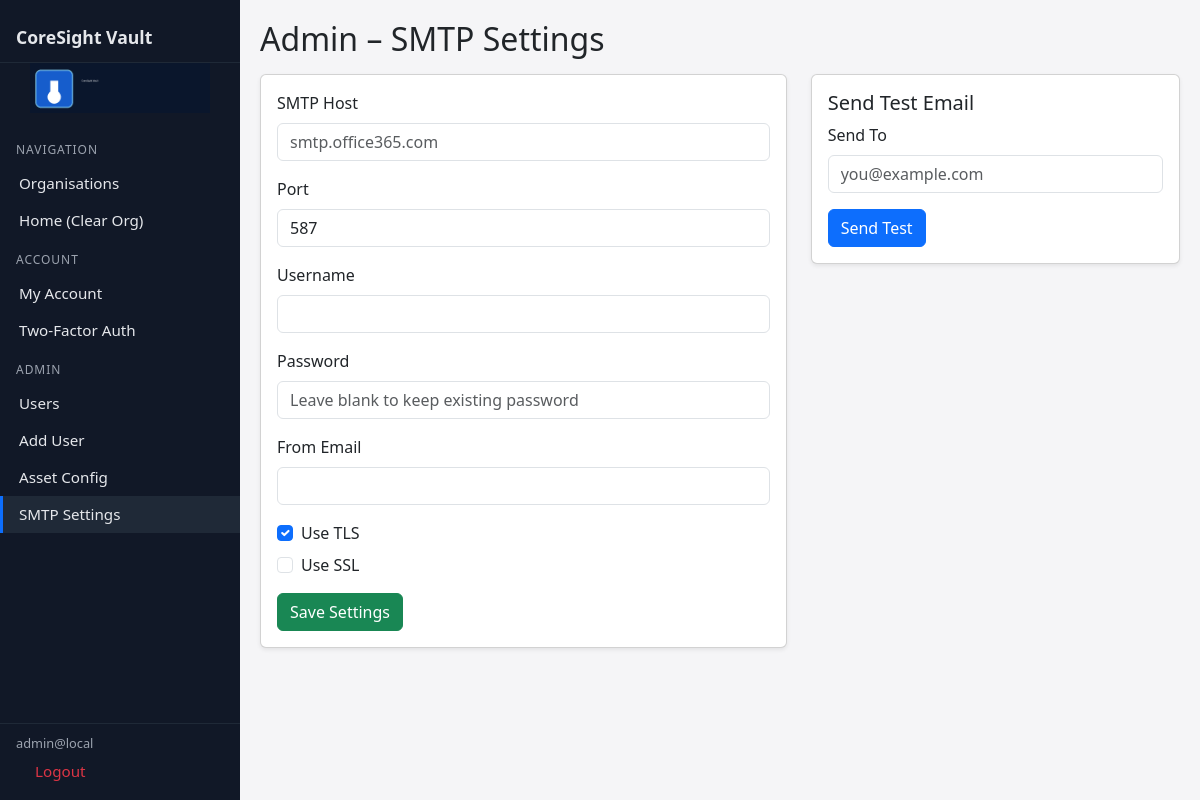
Page /admin/smtp (signed in) on the committed database.
### app.py (models this page shows, shortened)
class User(db.Model, UserMixin):
    id = db.Column(db.Integer, primary_key=True)
    email = db.Column(db.String(320), unique=True, nullable=False, index=True)
    password_hash = db.Column(db.String(255), nullable=False)
    is_admin = db.Column(db.Boolean, default=False)
    is_super_admin = db.Column(db.Boolean, default=False, nullable=False)
    is_totp_enabled = db.Column(db.Boolean, default=False)
    totp_secret = db.Column(db.String(64), nullable=True)
    failed_logins = db.Column(db.Integer, default=0)
    locked_until = db.Column(db.DateTime, nullable=True)
    must_change_password = db.Column(db.Boolean, default=False)
    last_login_at = db.Column(db.DateTime, nullable=True)

class SMTPSettings(db.Model):
    id = db.Column(db.Integer, primary_key=True)
    host = db.Column(db.String(255), nullable=True)
    port = db.Column(db.Integer, default=587)
    username = db.Column(db.String(255), nullable=True)
    password = db.Column(db.String(255), nullable=True)
    from_email = db.Column(db.String(255), nullable=True)
    use_tls = db.Column(db.Boolean, default=True)
    use_ssl = db.Column(db.Boolean, default=False)

### app.py (the view, shortened to what this page needs)
@app.route("/admin/smtp", methods=["GET", "POST"])
@login_required
def admin_smtp():
    super_admin_only()
    settings = get_smtp_settings()
    return render_template("admin_smtp.html", settings=settings)

### app.py (called while the page is built)
@login_manager.user_loader
def load_user(user_id):
    return db.session.get(User, int(user_id))

def active_org():
    org_id = session.get("active_org_id")
    return db.session.get(Organization, org_id) if org_id else None

@app.context_processor
def inject_globals():
    return {"active_org": active_org()}

def super_admin_only():
    if not current_user.is_authenticated or not current_user.is_super_admin:
        abort(403)

def get_smtp_settings():
    s = SMTPSettings.query.first()
    if not s:
        s = SMTPSettings()
        db.session.add(s)
        db.session.commit()
    return s

### templates/admin_smtp.html
{% extends "base.html" %}{% block content %}<h2 class="mb-3">Admin – SMTP Settings</h2><div class="row g-4"><div class="col-lg-7"><div class="card shadow-sm p-3"><form method="post"><input type="hidden" name="action" value="save"><div class="mb-3"><label class="form-label">SMTP Host</label><input class="form-control" name="host" value="{{ settings.host or '' }}" placeholder="smtp.office365.com"></div><div class="mb-3"><label class="form-label">Port</label><input class="form-control" type="number" name="port" value="{{ settings.port or 587 }}"></div><div class="mb-3"><label class="form-label">Username</label><input class="form-control" name="username" value="{{ settings.username or '' }}"></div><div class="mb-3"><label class="form-label">Password</label><input class="form-control" type="password" name="password" placeholder="Leave blank to keep existing password"></div><div class="mb-3"><label class="form-label">From Email</label><input class="form-control" type="email" name="from_email" value="{{ settings.from_email or '' }}"></div><div class="form-check mb-2"><input class="form-check-input" type="checkbox" name="use_tls" id="use_tls" {% if settings.use_tls %}checked{% endif %}><label class="form-check-label" for="use_tls">Use TLS</label></div><div class="form-check mb-3"><input class="form-check-input" type="checkbox" name="use_ssl" id="use_ssl" {% if settings.use_ssl %}checked{% endif %}><label class="form-check-label" for="use_ssl">Use SSL</label></div><button class="btn btn-success">Save Settings</button></form></div></div><div class="col-lg-5"><div class="card shadow-sm p-3"><h5>Send Test Email</h5><form method="post"><input type="hidden" name="action" value="test"><div class="mb-3"><label class="form-label">Send To</label><input class="form-control" type="email" name="test_to" placeholder="you@example.com"></div><button class="btn btn-primary">Send Test</button></form></div></div></div>{% endblock %}

### templates/base.html (shortened to what this page needs)
<!doctype html>
<html lang="en">
<head>
  <link href="https://cdn.jsdelivr.net/npm/bootstrap@5.3.3/dist/css/bootstrap.min.css" rel="stylesheet">
</head>
<body>
  <div class="layout-wrapper">
    <aside id="sidebar" class="sidebar d-md-block d-md-flex flex-column">
      <div class="brand d-none d-md-block">CoreSight Vault</div>
      {% if current_user.is_authenticated %}
        <div class="text-center mb-3">
          <img src="{{ url_for('static', filename='img/coresight_logo.png') }}" style="max-width:180px;">
        </div>
        <div class="sidebar-section-title">Navigation</div>
        <a href="{{ url_for('orgs') }}" class="{% if request.endpoint == 'orgs' %}active{% endif %}">Organisations</a>
        <a href="{{ url_for('home_reset') }}" class="{% if request.endpoint == 'home_reset' %}active{% endif %}">Home (Clear Org)</a>
        <div class="sidebar-section-title">Account</div>
        <a href="{{ url_for('account') }}" class="{% if request.endpoint == 'account' %}active{% endif %}">My Account</a>
        <a href="{{ url_for('setup_2fa') }}" class="{% if request.endpoint == 'setup_2fa' %}active{% endif %}">Two-Factor Auth</a>
        {% if current_user.is_super_admin %}
          <div class="sidebar-section-title">Admin</div>
          <a href="{{ url_for('admin_users') }}" class="{% if request.endpoint == 'admin_users' %}active{% endif %}">Users</a>
          <a href="{{ url_for('admin_users_new') }}" class="{% if request.endpoint == 'admin_users_new' %}active{% endif %}">Add User</a>
          <a href="{{ url_for('admin_assets_config') }}" class="{% if request.endpoint == 'admin_assets_config' %}active{% endif %}">Asset Config</a>
          <a href="{{ url_for('admin_smtp') }}" class="{% if request.endpoint == 'admin_smtp' %}active{% endif %}">SMTP Settings</a>
        {% endif %}
        <div class="sidebar-footer d-none d-md-block">
          <div class="text-truncate">{{ current_user.email }}</div>
          <a href="{{ url_for('logout') }}" class="text-decoration-none text-danger">Logout</a>
        </div>
      {% endif %}
    </aside>
    <main class="main-content">
      {% block content %}{% endblock %}
    </main>
  </div>
</body>
</html>

### templates/base.html (style rules this page uses)
:root { --sb-bg:#111827; --sb-border:#1f2937; --sb-text:#e5e7eb; --sb-muted:#9ca3af; }
body { margin:0; font-family: system-ui, -apple-system, Segoe UI, Roboto, Arial, sans-serif; background:#f5f5f7; }
.layout-wrapper { display:flex; min-height:100vh; }
.sidebar { width:240px; background:var(--sb-bg); color:var(--sb-text); padding-top:.75rem; position:fixed; inset:0 auto 0 0; z-index:1030; }
.brand { font-weight:600; font-size:1.1rem; padding:.75rem 1rem; border-bottom:1px solid var(--sb-border); }
.sidebar a { color:var(--sb-text); text-decoration:none; display:block; padding:.45rem 1rem; font-size:.95rem; border-left:3px solid transparent; }
.sidebar a.active { background:#1f2937; border-left-color:#0d6efd; }
.sidebar .sidebar-section-title { font-size:.75rem; text-transform:uppercase; letter-spacing:.08em; color:var(--sb-muted); padding:.75rem 1rem .35rem; }
.sidebar-footer { position:absolute; bottom:0; left:0; right:0; font-size:.8rem; padding:.6rem 1rem; border-top:1px solid var(--sb-border); color:var(--sb-muted); }
.main-content { flex:1; margin-left:240px; padding:1.25rem; }

### rows in the picture
User: email "admin@local"
SMTPSettings: port "587", use_tls "☑"
